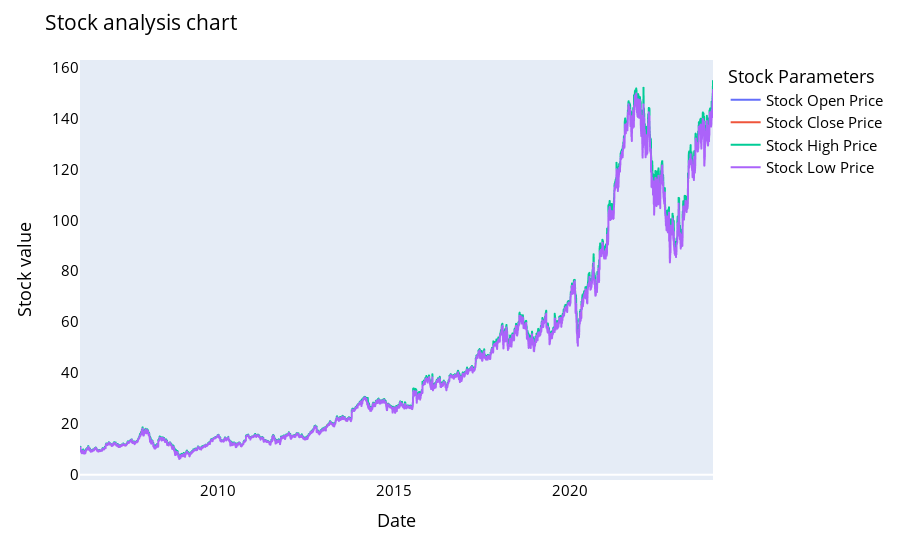

Notebook code cell kept with this figure:
### Markdown cell above
### Trend comparision between stock open price, close price, high price, low price

### Code cell
names = cycle(['Stock Open Price','Stock Close Price','Stock High Price','Stock Low Price'])

fig = px.line(data, x=data.Date, y=[data['Open'], data['Close'], 
                                          data['High'], data['Low']],
             labels={'Date': 'Date','value':'Stock value'})
fig.update_layout(title_text='Stock analysis chart', font_size=15, font_color='black',legend_title_text='Stock Parameters')
fig.for_each_trace(lambda t:  t.update(name = next(names)))
fig.update_xaxes(showgrid=False)
fig.update_yaxes(showgrid=False)
fig.show()

### Figure 1 — Plotly figure (JSON) as saved in the notebook; plotly's stock layout.template omitted (floating-point values rounded to 4 significant figures; data arrays with more than 128 entries replaced by an {"elided": "..."} marker saying what was removed)
{"data": [{"hovertemplate": "variable=Open<br>Date=%{x}<br>Stock value=%{y}<extra></extra>", "legendgroup": "Open", "line": {"color": "#636efa", "dash": "solid"}, "marker": {"symbol": "circle"}, "mode": "lines", "name": "Stock Open Price", "showlegend": true, "type": "scattergl", "x": {"elided": "4530 str values"}, "xaxis": "x", "y": {"elided": "4530 float values"}, "yaxis": "y"}, {"hovertemplate": "variable=Close<br>Date=%{x}<br>Stock value=%{y}<extra></extra>", "legendgroup": "Close", "line": {"color": "#EF553B", "dash": "solid"}, "marker": {"symbol": "circle"}, "mode": "lines", "name": "Stock Close Price", "showlegend": true, "type": "scattergl", "x": {"elided": "4530 str values"}, "xaxis": "x", "y": {"elided": "4530 float values"}, "yaxis": "y"}, {"hovertemplate": "variable=High<br>Date=%{x}<br>Stock value=%{y}<extra></extra>", "legendgroup": "High", "line": {"color": "#00cc96", "dash": "solid"}, "marker": {"symbol": "circle"}, "mode": "lines", "name": "Stock High Price", "showlegend": true, "type": "scattergl", "x": {"elided": "4530 str values"}, "xaxis": "x", "y": {"elided": "4530 float values"}, "yaxis": "y"}, {"hovertemplate": "variable=Low<br>Date=%{x}<br>Stock value=%{y}<extra></extra>", "legendgroup": "Low", "line": {"color": "#ab63fa", "dash": "solid"}, "marker": {"symbol": "circle"}, "mode": "lines", "name": "Stock Low Price", "showlegend": true, "type": "scattergl", "x": {"elided": "4530 str values"}, "xaxis": "x", "y": {"elided": "4530 float values"}, "yaxis": "y"}], "layout": {"font": {"color": "black", "size": 15}, "legend": {"title": {"text": "Stock Parameters"}, "tracegroupgap": 0}, "margin": {"t": 60}, "title": {"text": "Stock analysis chart"}, "xaxis": {"anchor": "y", "domain": [0, 1], "showgrid": false, "title": {"text": "Date"}}, "yaxis": {"anchor": "x", "domain": [0, 1], "showgrid": false, "title": {"text": "Stock value"}}}}
